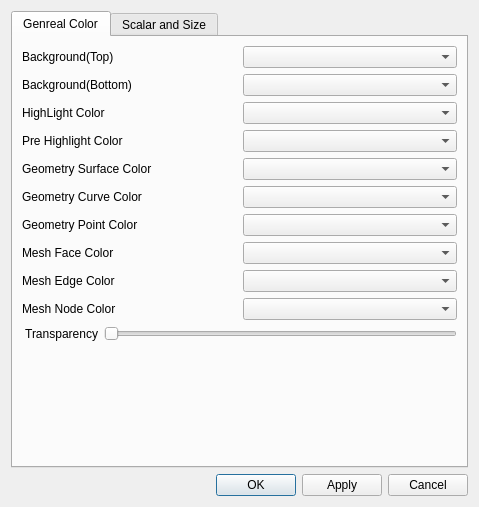
<?xml version="1.0" encoding="UTF-8"?>
<ui version="4.0">
 <class>GraphOptionDialog</class>
 <widget class="QDialog" name="GraphOptionDialog">
  <property name="geometry">
   <rect>
    <x>0</x>
    <y>0</y>
    <width>479</width>
    <height>507</height>
   </rect>
  </property>
  <property name="windowTitle">
   <string>Graph Option</string>
  </property>
  <layout class="QGridLayout" name="gridLayout">
   <item row="1" column="0">
    <layout class="QHBoxLayout" name="horizontalLayout">
     <item>
      <spacer name="horizontalSpacer">
       <property name="orientation">
        <enum>Qt::Horizontal</enum>
       </property>
       <property name="sizeHint" stdset="0">
        <size>
         <width>40</width>
         <height>20</height>
        </size>
       </property>
      </spacer>
     </item>
     <item>
      <widget class="QPushButton" name="out_OkButton">
       <property name="text">
        <string>OK</string>
       </property>
      </widget>
     </item>
     <item>
      <widget class="QPushButton" name="out_ApplyButton">
       <property name="text">
        <string>Apply</string>
       </property>
      </widget>
     </item>
     <item>
      <widget class="QPushButton" name="out_CancelButton">
       <property name="text">
        <string>Cancel</string>
       </property>
      </widget>
     </item>
    </layout>
   </item>
   <item row="0" column="0">
    <widget class="QTabWidget" name="tabWidget">
     <property name="currentIndex">
      <number>0</number>
     </property>
     <widget class="QWidget" name="colorTab">
      <attribute name="title">
       <string>Genreal Color</string>
      </attribute>
      <layout class="QGridLayout" name="gridLayout_2">
       <item row="0" column="0">
        <layout class="QHBoxLayout" name="horizontalLayout_2">
         <item>
          <layout class="QVBoxLayout" name="verticalLayout">
           <item>
            <widget class="QLabel" name="label">
             <property name="text">
              <string>Background(Top)</string>
             </property>
            </widget>
           </item>
           <item>
            <widget class="QLabel" name="label_2">
             <property name="text">
              <string>Background(Bottom)</string>
             </property>
            </widget>
           </item>
           <item>
            <widget class="QLabel" name="label_3">
             <property name="text">
              <string>HighLight Color</string>
             </property>
            </widget>
           </item>
           <item>
            <widget class="QLabel" name="label_14">
             <property name="text">
              <string>Pre Highlight Color</string>
             </property>
            </widget>
           </item>
           <item>
            <widget class="QLabel" name="label_4">
             <property name="text">
              <string>Geometry Surface Color</string>
             </property>
            </widget>
           </item>
           <item>
            <widget class="QLabel" name="label_10">
             <property name="text">
              <string>Geometry Curve Color</string>
             </property>
            </widget>
           </item>
           <item>
            <widget class="QLabel" name="label_11">
             <property name="text">
              <string>Geometry Point Color</string>
             </property>
            </widget>
           </item>
           <item>
            <widget class="QLabel" name="label_5">
             <property name="text">
              <string>Mesh Face Color</string>
             </property>
            </widget>
           </item>
           <item>
            <widget class="QLabel" name="label_6">
             <property name="text">
              <string>Mesh Edge Color</string>
             </property>
            </widget>
           </item>
           <item>
            <widget class="QLabel" name="label_7">
             <property name="text">
              <string>Mesh Node Color</string>
             </property>
            </widget>
           </item>
          </layout>
         </item>
         <item>
          <layout class="QVBoxLayout" name="verticalLayout_2">
           <item>
            <widget class="EColorComboBox" name="bgTopComboBox"/>
           </item>
           <item>
            <widget class="EColorComboBox" name="bgBottomComboBox"/>
           </item>
           <item>
            <widget class="EColorComboBox" name="highLightComboBox"/>
           </item>
           <item>
            <widget class="EColorComboBox" name="preHighLightcomboBox"/>
           </item>
           <item>
            <widget class="EColorComboBox" name="geoSurfaceComboBox"/>
           </item>
           <item>
            <widget class="EColorComboBox" name="geoCurveComboBox"/>
           </item>
           <item>
            <widget class="EColorComboBox" name="geoPointComboBox"/>
           </item>
           <item>
            <widget class="EColorComboBox" name="meshFaceComboBox"/>
           </item>
           <item>
            <widget class="EColorComboBox" name="meshEdgeConboBox"/>
           </item>
           <item>
            <widget class="EColorComboBox" name="meshNodeComboBox"/>
           </item>
          </layout>
         </item>
        </layout>
       </item>
       <item row="1" column="0">
        <layout class="QGridLayout" name="gridLayout_4">
         <item row="0" column="0">
          <widget class="QLabel" name="label_15">
           <property name="text">
            <string> Transparency</string>
           </property>
           <property name="textFormat">
            <enum>Qt::AutoText</enum>
           </property>
          </widget>
         </item>
         <item row="0" column="1">
          <widget class="QSlider" name="TranspSlider">
           <property name="tracking">
            <bool>true</bool>
           </property>
           <property name="orientation">
            <enum>Qt::Horizontal</enum>
           </property>
           <property name="invertedAppearance">
            <bool>false</bool>
           </property>
           <property name="invertedControls">
            <bool>true</bool>
           </property>
           <property name="tickPosition">
            <enum>QSlider::NoTicks</enum>
           </property>
          </widget>
         </item>
        </layout>
       </item>
       <item row="2" column="0">
        <spacer name="verticalSpacer">
         <property name="orientation">
          <enum>Qt::Vertical</enum>
         </property>
         <property name="sizeHint" stdset="0">
          <size>
           <width>20</width>
           <height>335</height>
          </size>
         </property>
        </spacer>
       </item>
      </layout>
     </widget>
     <widget class="QWidget" name="tab_2">
      <attribute name="title">
       <string>Scalar and Size</string>
      </attribute>
      <layout class="QGridLayout" name="gridLayout_3">
       <item row="0" column="0">
        <layout class="QHBoxLayout" name="horizontalLayout_3">
         <item>
          <layout class="QVBoxLayout" name="verticalLayout_3">
           <item>
            <widget class="QLabel" name="label_8">
             <property name="text">
              <string>Mesh Node Size</string>
             </property>
            </widget>
           </item>
           <item>
            <widget class="QLabel" name="label_9">
             <property name="text">
              <string>Mesh Edge Width</string>
             </property>
            </widget>
           </item>
           <item>
            <widget class="QLabel" name="label_12">
             <property name="text">
              <string>Geometry Point Size</string>
             </property>
            </widget>
           </item>
           <item>
            <widget class="QLabel" name="label_13">
             <property name="text">
              <string>Geometry Curve Width</string>
             </property>
            </widget>
           </item>
          </layout>
         </item>
         <item>
          <layout class="QVBoxLayout" name="verticalLayout_4">
           <item>
            <widget class="QDoubleSpinBox" name="meshNodeSpinBox">
             <property name="minimum">
              <double>1.000000000000000</double>
             </property>
             <property name="singleStep">
              <double>0.100000000000000</double>
             </property>
            </widget>
           </item>
           <item>
            <widget class="QDoubleSpinBox" name="meshEdgeSpinBox">
             <property name="minimum">
              <double>1.000000000000000</double>
             </property>
             <property name="singleStep">
              <double>0.100000000000000</double>
             </property>
            </widget>
           </item>
           <item>
            <widget class="QDoubleSpinBox" name="geoPointSpinBox">
             <property name="minimum">
              <double>1.000000000000000</double>
             </property>
             <property name="singleStep">
              <double>0.100000000000000</double>
             </property>
            </widget>
           </item>
           <item>
            <widget class="QDoubleSpinBox" name="geoCurveSpinBox">
             <property name="minimum">
              <double>1.000000000000000</double>
             </property>
             <property name="singleStep">
              <double>0.100000000000000</double>
             </property>
            </widget>
           </item>
          </layout>
         </item>
        </layout>
       </item>
       <item row="1" column="0">
        <spacer name="verticalSpacer_2">
         <property name="orientation">
          <enum>Qt::Vertical</enum>
         </property>
         <property name="sizeHint" stdset="0">
          <size>
           <width>20</width>
           <height>335</height>
          </size>
         </property>
        </spacer>
       </item>
      </layout>
     </widget>
    </widget>
   </item>
  </layout>
 </widget>
 <customwidgets>
  <customwidget>
   <class>EColorComboBox</class>
   <extends>QComboBox</extends>
   <header>ecolorcombobox.h</header>
  </customwidget>
 </customwidgets>
 <resources/>
 <connections/>
</ui>
